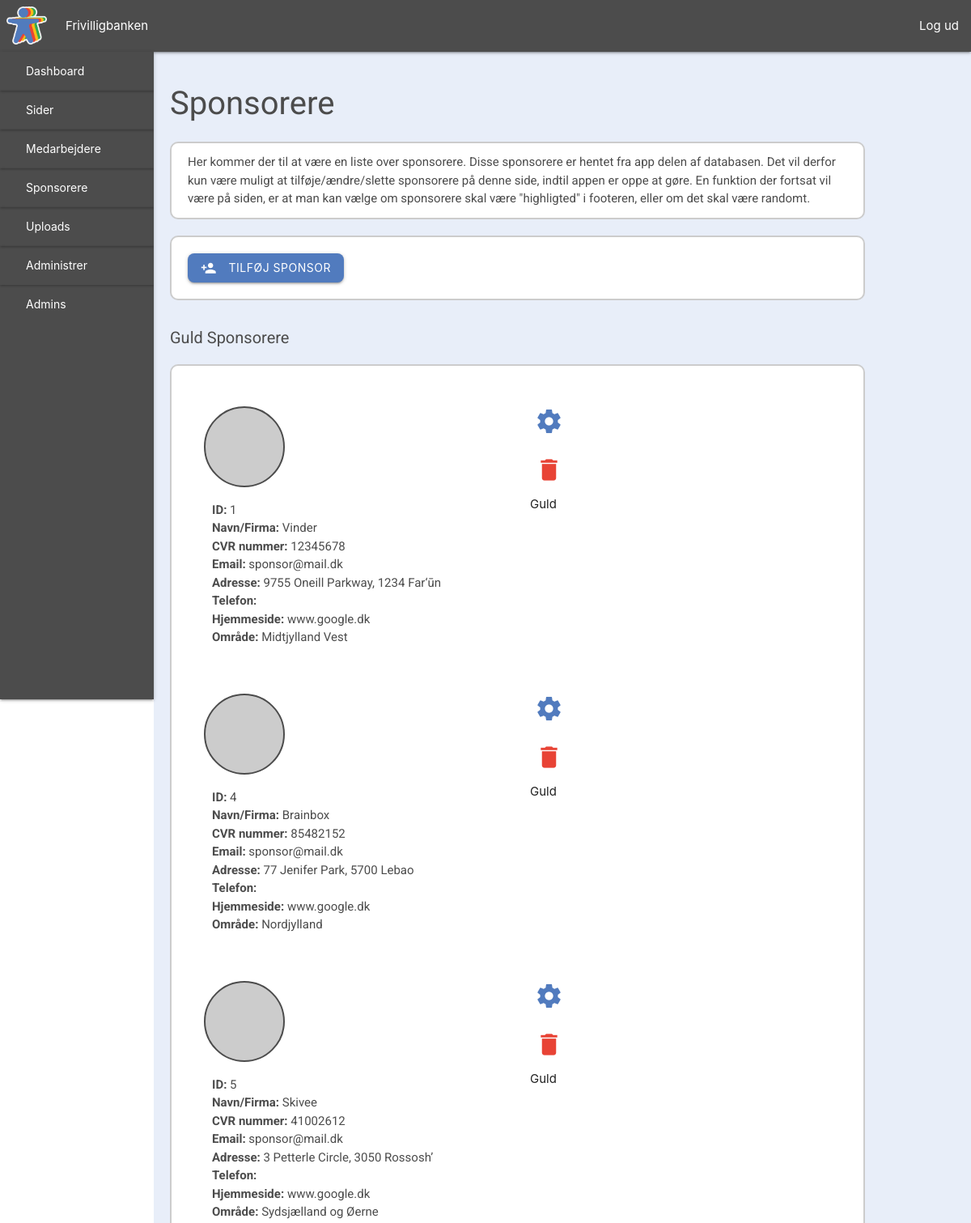
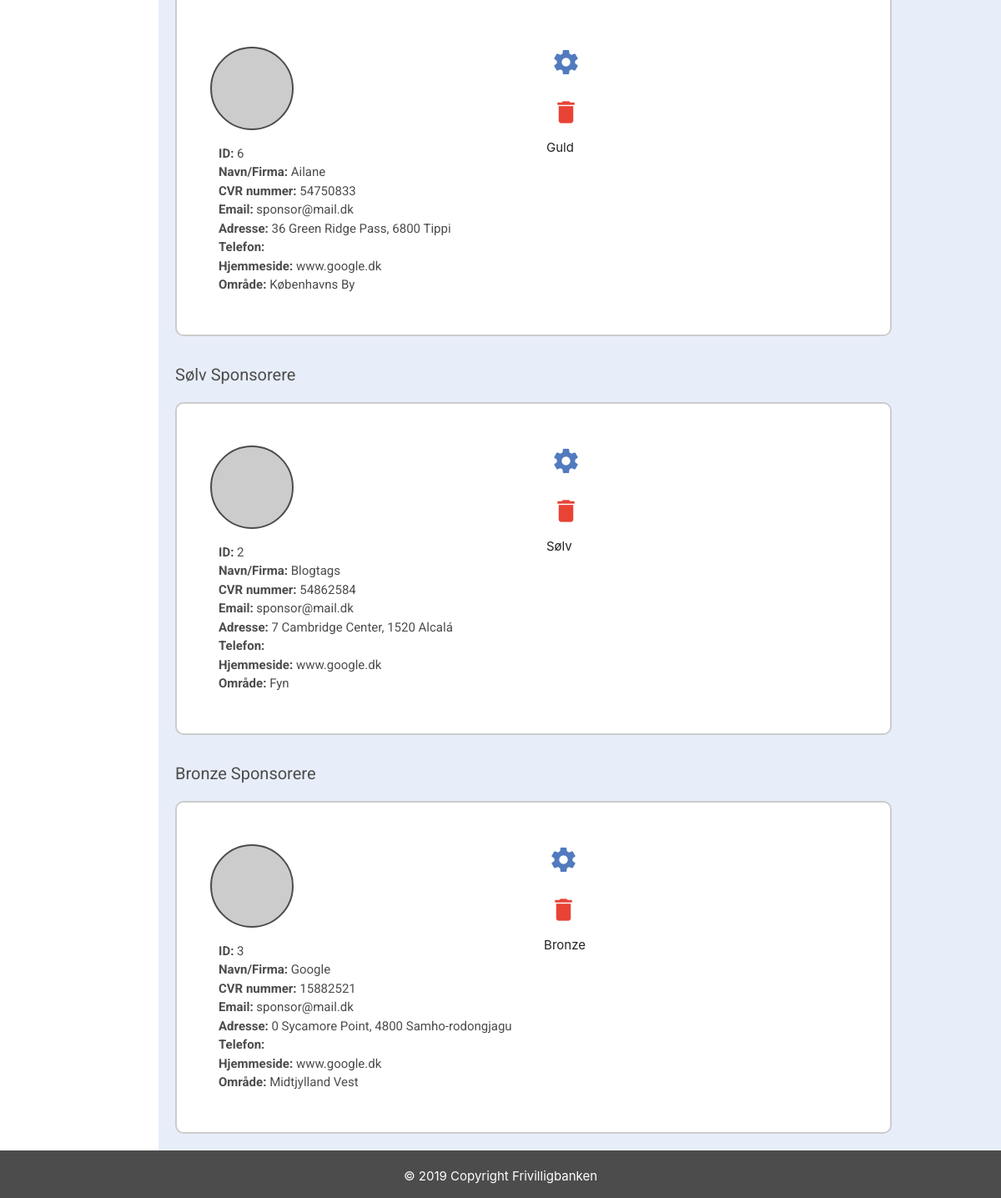
The app's page /sponsorere (signed in) with its own data (2 pictures, top to bottom).
### tables this page shows
CREATE TABLE sponsor (
    SponsorID INT NOT NULL AUTO_INCREMENT PRIMARY KEY,
    SponsorName VARCHAR(255),
    SponsorCVR INT(8),
    SponsorEmail VARCHAR(255),
    Address VARCHAR(255),
    City VARCHAR(255),
    PostalCode INT(4),
    Phone INT(8),
    Website VARCHAR(255),
    SponsorPic VARCHAR(255),
    Status VARCHAR(50),
    AreaID INT
);

CREATE TABLE area (
    AreaID INT NOT NULL AUTO_INCREMENT PRIMARY KEY,
    AreaName VARCHAR(255)
);

### view/backend/sponsors.php (the view, shortened to what this page needs)
<?php
require_once("view/backend/includes/header.php");
$dbCon = dbCon($user, $pass);
$query = $dbCon->prepare("SELECT SponsorID, SponsorName, SponsorCVR, SponsorEmail, Address, City, PostalCode, Phone, Website, SponsorPic, `Status`, area.AreaName
                                    FROM `sponsor`, area
                                    WHERE area.AreaID = sponsor.AreaID AND Status = 'Guld'");
$query->execute();
$getgoldsponsors = $query->fetchAll();
$dbCon = dbCon($user, $pass);
$query = $dbCon->prepare("SELECT SponsorID, SponsorName, SponsorCVR, SponsorEmail, Address, City, PostalCode, Phone, Website, SponsorPic, `Status`, area.AreaName
                                    FROM `sponsor`, area
                                    WHERE area.AreaID = sponsor.AreaID AND Status = 'Sølv'");
$query->execute();
$getsilversponsors = $query->fetchAll();
$dbCon = dbCon($user, $pass);
$query = $dbCon->prepare("SELECT SponsorID, SponsorName, SponsorCVR, SponsorEmail, Address, City, PostalCode, Phone, Website, SponsorPic, `Status`, area.AreaName
                                    FROM `sponsor`, area
                                    WHERE area.AreaID = sponsor.AreaID AND Status = 'Bronze'");
$query->execute();
$getbronzesponsors = $query->fetchAll();
?>
    <link rel="stylesheet" href="view/backend/css/employees.style.css">
    <link rel="stylesheet" href="view/backend/css/sponsors.style.css">
    <div id="dashboard">
        <?php require_once ("view/backend/includes/sidenav.php")?>
        <div id="dashboard-content">
            <h1>Sponsorere</h1>
            <div id="dashboard-section1">
                <p>
                    Her kommer der til at være en liste over sponsorere.
                    Disse sponsorere er hentet fra app delen af databasen.
                    Det vil derfor kun være muligt at tilføje/ændre/slette sponsorere på denne side, indtil appen er oppe at gøre.
                    En funktion der fortsat vil være på siden, er at man kan vælge om sponsorere skal være "highligted" i footeren, eller om det skal være randomt.
                </p>
            </div>
            <div id="dashboard-section1">
                <a id="add" class="waves-effect waves-light btn" onclick="showForm()"><i class="material-icons left">person_add</i>Tilføj Sponsor</a>
            </div>
            <h2>Guld Sponsorere</h2>
            <div id="dashboard-section1" class="flex-box">
                <?php
                foreach($getgoldsponsors as $sponsor) {
                    ?>
                    <div id="employee-box">
                        <div id="sponsor-info">
                            <div id="employee-pic" style="background-image: url('<?php echo $sponsor['SponsorPic'] ?>')"></div>
                            <div id="employee-info">
                                <p><b>ID:</b> <?php echo $sponsor['SponsorID'] ?></p>
                                <p><b>Navn/Firma:</b> <?php echo $sponsor['SponsorName'] ?></p>
                                <p><b>CVR nummer:</b> <?php echo $sponsor['SponsorCVR'] ?></p>
                                <p><b>Email:</b> <?php echo $sponsor['SponsorEmail'] ?></p>
                                <p><b>Adresse:</b> <?php echo $sponsor['Address'] ?>, <?php echo $sponsor['PostalCode'] ?> <?php echo $sponsor['City'] ?></p>
                                <p><b>Telefon:</b> <?php echo $sponsor['Phone'] ?></p>
                                <p><b>Hjemmeside:</b> <?php echo $sponsor['Website'] ?></p>
                                <p><b>Område:</b> <?php echo $sponsor['AreaName'] ?></p>
                            </div>
                        </div>
                        <div id="buttons">
                            <form method="POST" action="/rediger_sponsor?SponsorID=<?php echo $sponsor['SponsorID'] ?>">
                                <button id="edit"><i class="material-icons">settings</i></button>
                            </form>
                            <form method="POST" action="../../controller/SponsorController.php?action=DeleteSponsor&sponsorID=<?php echo $sponsor['SponsorID'] ?>">
                                <button id="delete" onclick="return confirm('Er du sikker på at du vil slette sponsoren med ID <?php echo $sponsor['SponsorID'] ?>')"><i class="material-icons">delete</i></button>
                            </form>
                            <div id="sponsor-status">
                                <?php echo $sponsor['Status'] ?>
                            </div>
                        </div>
                    </div>
                    <?php
                }
                ?>
            </div>
            <h2>Sølv Sponsorere</h2>
            <div id="dashboard-section1" class="flex-box">
                <?php
                foreach($getsilversponsors as $sponsor) {
                    ?>
                    <div id="employee-box">
                        <div id="sponsor-info">
                            <div id="employee-pic" style="background-image: url('<?php echo $sponsor['SponsorPic'] ?>')"></div>
                            <div id="employee-info">
                                <p><b>ID:</b> <?php echo $sponsor['SponsorID'] ?></p>
                                <p><b>Navn/Firma:</b> <?php echo $sponsor['SponsorName'] ?></p>
                                <p><b>CVR nummer:</b> <?php echo $sponsor['SponsorCVR'] ?></p>
                                <p><b>Email:</b> <?php echo $sponsor['SponsorEmail'] ?></p>
                                <p><b>Adresse:</b> <?php echo $sponsor['Address'] ?>, <?php echo $sponsor['PostalCode'] ?> <?php echo $sponsor['City'] ?></p>
                                <p><b>Telefon:</b> <?php echo $sponsor['Phone'] ?></p>
                                <p><b>Hjemmeside:</b> <?php echo $sponsor['Website'] ?></p>
                                <p><b>Område:</b> <?php echo $sponsor['AreaName'] ?></p>
                            </div>
                        </div>
                        <div id="buttons">
                            <form method="POST" action="/rediger_sponsor?SponsorID=<?php echo $sponsor['SponsorID'] ?>">
                                <button id="edit"><i class="material-icons">settings</i></button>
                            </form>
                            <form method="POST" action="../../controller/SponsorController.php?action=DeleteSponsor&sponsorID=<?php echo $sponsor['SponsorID'] ?>">
                                <button id="delete" onclick="return confirm('Er du sikker på at du vil slette sponsoren med ID <?php echo $sponsor['SponsorID'] ?>')"><i class="material-icons">delete</i></button>
                            </form>
                            <div id="sponsor-status">
                                <?php echo $sponsor['Status'] ?>
                            </div>
                        </div>
                    </div>
                    <?php
                }
                ?>
            </div>
            <h2>Bronze Sponsorere</h2>
            <div id="dashboard-section1" class="flex-box">
                <?php
                foreach($getbronzesponsors as $sponsor) {
                    ?>
                    <div id="employee-box">
                        <div id="sponsor-info">
                            <div id="employee-pic" style="background-image: url('<?php echo $sponsor['SponsorPic'] ?>')"></div>
                            <div id="employee-info">
                                <p><b>ID:</b> <?php echo $sponsor['SponsorID'] ?></p>
                                <p><b>Navn/Firma:</b> <?php echo $sponsor['SponsorName'] ?></p>
                                <p><b>CVR nummer:</b> <?php echo $sponsor['SponsorCVR'] ?></p>
                                <p><b>Email:</b> <?php echo $sponsor['SponsorEmail'] ?></p>
                                <p><b>Adresse:</b> <?php echo $sponsor['Address'] ?>, <?php echo $sponsor['PostalCode'] ?> <?php echo $sponsor['City'] ?></p>
                                <p><b>Telefon:</b> <?php echo $sponsor['Phone'] ?></p>
                                <p><b>Hjemmeside:</b> <?php echo $sponsor['Website'] ?></p>
                                <p><b>Område:</b> <?php echo $sponsor['AreaName'] ?></p>
                            </div>
                        </div>
                        <div id="buttons">
                            <form method="POST" action="/rediger_sponsor?SponsorID=<?php echo $sponsor['SponsorID'] ?>">
                                <button id="edit"><i class="material-icons">settings</i></button>
                            </form>
                            <form method="POST" action="../../controller/SponsorController.php?action=DeleteSponsor&sponsorID=<?php echo $sponsor['SponsorID'] ?>">
                                <button id="delete" onclick="return confirm('Er du sikker på at du vil slette sponsoren med ID <?php echo $sponsor['SponsorID'] ?>')"><i class="material-icons">delete</i></button>
                            </form>
                            <div id="sponsor-status">
                                <?php echo $sponsor['Status'] ?>
                            </div>
                        </div>
                    </div>
                    <?php
                }
                ?>
            </div>
        </div>
    </div>
<?php require_once("view/backend/includes/footer.php"); ?>

### view/backend/css/header.style.css (style rules this page uses)
h1, h2, h3, h4, p { color: #4C4C4C; font-family: 'Roboto', sans-serif; }

### view/backend/css/index.style.css (style rules this page uses)
#dashboard { display: flex; }
#dashboard-content { height: 100%; width: 90%; background-color: #E8EEF9; margin: 64px 0 0 190px; }
#dashboard-content h1 { font-size: 40px; margin-left: 20px; }
#dashboard-content h2 { font-size: 20px; margin-left: 20px; }
#dashboard-section1 { width: 85%; background-color: white; margin: 20px; padding: 20px; border-radius: 10px; border: 2px solid rgba(0,0,0,0.2) }
#dashboard-section1 p { margin: -8px 0; }

### view/backend/css/employees.style.css (style rules this page uses)
#add { position: relative; color: white; background-color: #517BBE; border-radius: 8px; text-transform: uppercase; cursor: pointer; }
.flex-box { display: flex; flex-wrap: wrap; }
#employee-box { position: relative; display: flex; flex-wrap: wrap; padding: 20px; width: 500px; }
#employee-pic { height: 100px; width: 100px; border-radius: 50px; background-color: white; border: 2px solid #4C4C4C; margin: 10px 0; background-size: cover; background-repeat: no-repeat; background-position: center; }
#employee-info { margin: 25px 0 0 10px; }
#employee-info p { margin-bottom: 8px; }
#buttons { margin-left: auto; margin-right: 10px; }
#buttons button { background-color: rgba(0,0,0,0); border: none; cursor: pointer; margin: 10px 0; }
#buttons i { font-size: 35px; }
#edit { color: #517BBE; }
#delete { color: #E84335; }

### view/backend/css/sponsors.style.css (style rules this page uses)
#sponsor-info { display: block; }

### records on screen
sponsor: SponsorID "1", SponsorName "Vinder", SponsorCVR "12345678", SponsorEmail "sponsor@mail.dk", Address "9755 Oneill Parkway", PostalCode "1234", City "Far‘ūn", Website "www.google.dk", AreaID.AreaName "Midtjylland Vest", Status "Guld"
sponsor: SponsorID "4", SponsorName "Brainbox", SponsorCVR "85482152", SponsorEmail "sponsor@mail.dk", Address "77 Jenifer Park", PostalCode "5700", City "Lebao", Website "www.google.dk", AreaID.AreaName "Nordjylland", Status "Guld"
sponsor: SponsorID "5", SponsorName "Skivee", SponsorCVR "41002612", SponsorEmail "sponsor@mail.dk", Address "3 Petterle Circle", PostalCode "3050", City "Rossosh’", Website "www.google.dk", AreaID.AreaName "Sydsjælland og Øerne", Status "Guld"
sponsor: SponsorID "6", SponsorName "Ailane", SponsorCVR "54750833", SponsorEmail "sponsor@mail.dk", Address "36 Green Ridge Pass", PostalCode "6800", City "Tippi", Website "www.google.dk", AreaID.AreaName "Københavns By", Status "Guld"
sponsor: SponsorID "2", SponsorName "Blogtags", SponsorCVR "54862584", SponsorEmail "sponsor@mail.dk", Address "7 Cambridge Center", PostalCode "1520", City "Alcalá", Website "www.google.dk", AreaID.AreaName "Fyn", Status "Sølv"
sponsor: SponsorID "3", SponsorName "Google", SponsorCVR "15882521", SponsorEmail "sponsor@mail.dk", Address "0 Sycamore Point", PostalCode "4800", City "Samho-rodongjagu", Website "www.google.dk", AreaID.AreaName "Midtjylland Vest", Status "Bronze"
